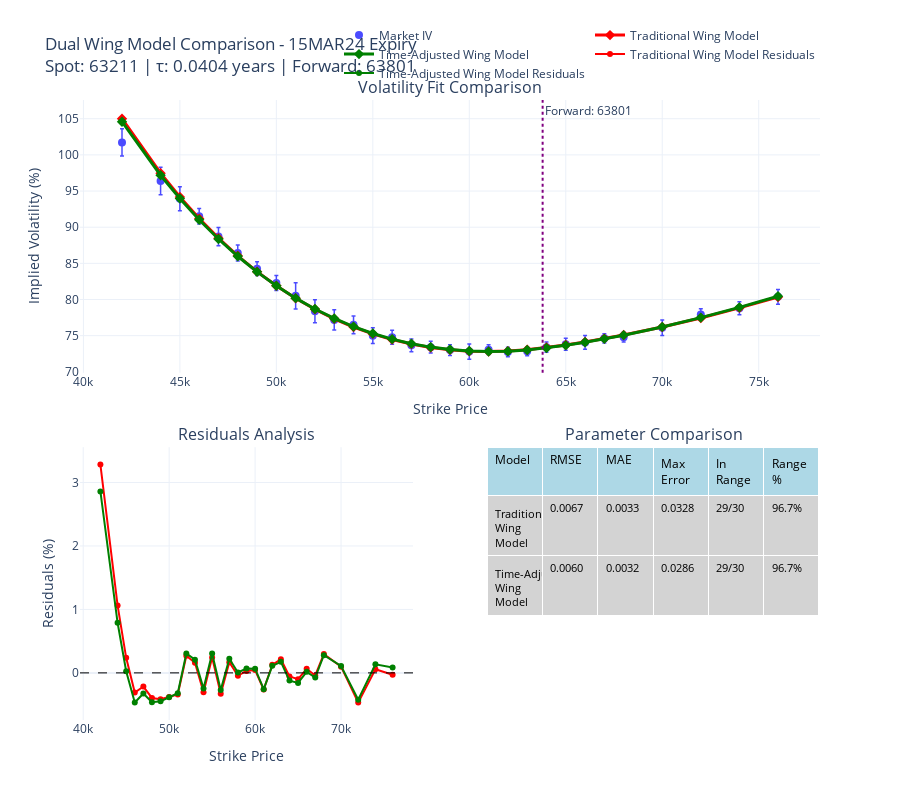

This figure's notebook cell:
### Code cell
# 📊 Side-by-Side Volatility Surface Comparison
if len([name for name, result in dual_model_results.items() if result.get('success', False)]) >= 1:
    
    fig = make_subplots(
        rows=2, cols=2,
        subplot_titles=('Volatility Fit Comparison', 'Residuals Analysis', 'Parameter Comparison', 'Model Performance'),
        vertical_spacing=0.12,
        horizontal_spacing=0.1,
        specs=[[{"colspan": 2}, None],
               [{"type": "bar"}, {"type": "table"}]]
    )
    
    # Panel 1: Volatility Fit Comparison (spans full width)
    # Market data with error bars
    fig.add_trace(go.Scatter(
        x=df_option_with_vola_and_greeks['strike'],
        y=df_option_with_vola_and_greeks['midVola'],
        mode='markers',
        name='Market IV',
        marker=dict(color='blue', symbol='circle', size=8),
        error_y=dict(
            type='data',
            symmetric=False,
            array=df_option_with_vola_and_greeks['askVola'] - df_option_with_vola_and_greeks['midVola'],
            arrayminus=df_option_with_vola_and_greeks['midVola'] - df_option_with_vola_and_greeks['bidVola'],
            visible=True,
            color='blue',
            thickness=1.5,
            width=2
        ),
        opacity=0.7
    ), row=1, col=1)
    
    # Add model fits
    colors = {'traditional': 'red', 'time_adjusted': 'green'}
    names = {'traditional': 'Traditional Wing Model', 'time_adjusted': 'Time-Adjusted Wing Model'}
    
    for model_type, result in dual_model_results.items():
        if result.get('success', False):
            fig.add_trace(go.Scatter(
                x=strikes_list,
                y=result['fitted_vols'],
                mode='lines+markers',
                name=names[model_type],
                line=dict(color=colors[model_type], width=3),
                marker=dict(color=colors[model_type], symbol='diamond', size=8),
            ), row=1, col=1)
    
    # Add forward price reference line
    fig.add_vline(x=forward_price, line=dict(color='purple', dash='dot', width=2), 
                  annotation_text=f"Forward: {forward_price:.0f}", row=1, col=1)
    
    # Panel 2: Residuals Analysis
    market_vols_pct = df_option_with_vola_and_greeks['midVola'].to_list()
    
    for model_type, result in dual_model_results.items():
        if result.get('success', False):
            residuals = [fitted - market for fitted, market in zip(result['fitted_vols'], market_vols_pct)]
            fig.add_trace(go.Scatter(
                x=strikes_list,
                y=residuals,
                mode='markers+lines',
                name=f'{names[model_type]} Residuals',
                marker=dict(color=colors[model_type], size=6),
                line=dict(color=colors[model_type], width=2)
            ), row=2, col=1)
    
    # Add zero reference line for residuals
    fig.add_hline(y=0, line=dict(color='black', dash='dash', width=1), row=2, col=1)
    
    # Panel 3: Performance Comparison Table
    if len([name for name, result in dual_model_results.items() if result.get('success', False)]) >= 2:
        # Calculate additional metrics for comparison
        comparison_data = []
        
        for model_type, result in dual_model_results.items():
            if result.get('success', False):
                fitted_vols_decimal = [v/100 for v in result['fitted_vols']]
                market_vols_decimal = [v/100 for v in market_vols_pct]
                
                rmse = np.sqrt(np.mean([(f - m)**2 for f, m in zip(fitted_vols_decimal, market_vols_decimal)]))
                mae = np.mean([abs(f - m) for f, m in zip(fitted_vols_decimal, market_vols_decimal)])
                max_error = max([abs(f - m) for f, m in zip(fitted_vols_decimal, market_vols_decimal)])
                
                # Count strikes within bid-ask range
                within_range = sum(1 for i, strike in enumerate(strikes_list) 
                                 if df_option_with_vola_and_greeks['bidVola'][i] <= result['fitted_vols'][i] <= df_option_with_vola_and_greeks['askVola'][i])
                
                comparison_data.append([
                    names[model_type],
                    f"{rmse:.4f}",
                    f"{mae:.4f}",
                    f"{max_error:.4f}",
                    f"{within_range}/{len(strikes_list)}",
                    f"{within_range/len(strikes_list)*100:.1f}%"
                ])
        
        fig.add_trace(go.Table(
            header=dict(values=['Model', 'RMSE', 'MAE', 'Max Error', 'In Range', 'Range %'],
                       fill_color='lightblue',
                       align='left',
                       font=dict(size=12, color='black')),
            cells=dict(values=list(zip(*comparison_data)),
                      fill_color='lightgray',
                      align='left',
                      font=dict(size=11, color='black'))
        ), row=2, col=2)
    
    # Update layout
    forward_price = df_option_with_vola_and_greeks['S'][0]
    tau_value = df_option_with_vola_and_greeks['tau'][0]
    
    fig.update_layout(
        title=f"Dual Wing Model Comparison - {my_expiry} Expiry<br>Spot: {forward_price:.0f} | τ: {tau_value:.4f} years | Forward: {forward_price:.0f}",
        height=800,
        template="plotly_white",
        showlegend=True,
        legend=dict(
            orientation="h",
            yanchor="bottom",
            y=1.02,
            xanchor="right",
            x=1
        )
    )
    
    # Update axis labels
    fig.update_xaxes(title_text="Strike Price", row=1, col=1)
    fig.update_yaxes(title_text="Implied Volatility (%)", row=1, col=1)
    fig.update_xaxes(title_text="Strike Price", row=2, col=1)
    fig.update_yaxes(title_text="Residuals (%)", row=2, col=1)
    
    fig.show()
    
    # Print detailed comparison
    print("\n📊 DETAILED MODEL COMPARISON")
    print("=" * 60)
    
    for model_type, result in dual_model_results.items():
        if result.get('success', False):
            fitted_vols_decimal = [v/100 for v in result['fitted_vols']]
            market_vols_decimal = [v/100 for v in market_vols_pct]
            
            rmse = np.sqrt(np.mean([(f - m)**2 for f, m in zip(fitted_vols_decimal, market_vols_decimal)]))
            mae = np.mean([abs(f - m) for f, m in zip(fitted_vols_decimal, market_vols_decimal)])
            
            print(f"\n🔸 {names[model_type].upper()}")
            print(f"   RMSE: {rmse:.4f} ({rmse*100:.2f}%)")
            print(f"   MAE:  {mae:.4f} ({mae*100:.2f}%)")
            print(f"   Optimization RMSE: {result['rmse']:.6f}")
            print(f"   Parameters: {len(result['param_names'])}")
            
            # Show top 3 parameters
            print("   Key Parameters:")
            for i, (name, value) in enumerate(zip(result['param_names'][:3], result['result'].x[:3])):
                print(f"     {name}: {value:.4f}")

else:
    print("❌ No models available for visualization")

### Figure 1 — Plotly figure (JSON) as saved in the notebook; plotly's stock layout.template omitted (floating-point values rounded to 4 significant figures)
{"data": [{"error_y": {"array": [1.87, 1.89, 1.64, 1.08, 1.26, 1.11, 0.96, 1.05, 1.82, 1.6, 1.4, 1.22, 1.09, 0.97, 0.88, 0.81, 0.75, 1.05, 0.67, 0.65, 0.63, 0.7, 0.82, 0.95, 0.65, 0.67, 1.08, 0.79, 0.9, 1.03], "arrayminus": [1.87, 1.9, 1.65, 1.07, 1.27, 1.1, 0.96, 1.04, 1.82, 1.61, 1.4, 1.23, 1.1, 0.97, 0.88, 0.8, 0.75, 1.06, 0.67, 0.64, 0.63, 0.7, 0.83, 0.94, 0.64, 0.66, 1.07, 0.79, 0.9, 1.03], "color": "blue", "symmetric": false, "thickness": 1.5, "type": "data", "visible": true, "width": 2}, "marker": {"color": "blue", "size": 8, "symbol": "circle"}, "mode": "markers", "name": "Market IV", "opacity": 0.7, "type": "scatter", "x": [42000, 44000, 45000, 46000, 47000, 48000, 49000, 50000, 51000, 52000, 53000, 54000, 55000, 56000, 57000, 58000, 59000, 60000, 61000, 62000, 63000, 64000, 65000, 66000, 67000, 68000, 70000, 72000, 74000, 76000], "xaxis": "x", "y": [101.7, 96.4, 93.94, 91.5, 88.7, 86.44, 84.27, 82.28, 80.51, 78.38, 77.17, 76.5, 75.0, 74.79, 73.67, 73.41, 73.01, 72.81, 73.06, 72.74, 72.84, 73.41, 73.82, 74.07, 74.63, 74.79, 76.1, 77.92, 78.78, 80.37], "yaxis": "y"}, {"line": {"color": "red", "width": 3}, "marker": {"color": "red", "size": 8, "symbol": "diamond"}, "mode": "lines+markers", "name": "Traditional Wing Model", "type": "scatter", "x": [42000, 44000, 45000, 46000, 47000, 48000, 49000, 50000, 51000, 52000, 53000, 54000, 55000, 56000, 57000, 58000, 59000, 60000, 61000, 62000, 63000, 64000, 65000, 66000, 67000, 68000, 70000, 72000, 74000, 76000], "xaxis": "x", "y": [105.0, 97.46, 94.18, 91.19, 88.48, 86.04, 83.85, 81.9, 80.17, 78.65, 77.33, 76.2, 75.24, 74.46, 73.84, 73.37, 73.04, 72.85, 72.8, 72.87, 73.05, 73.35, 73.72, 74.13, 74.59, 75.09, 76.2, 77.45, 78.84, 80.34], "yaxis": "y"}, {"line": {"color": "green", "width": 3}, "marker": {"color": "green", "size": 8, "symbol": "diamond"}, "mode": "lines+markers", "name": "Time-Adjusted Wing Model", "type": "scatter", "x": [42000, 44000, 45000, 46000, 47000, 48000, 49000, 50000, 51000, 52000, 53000, 54000, 55000, 56000, 57000, 58000, 59000, 60000, 61000, 62000, 63000, 64000, 65000, 66000, 67000, 68000, 70000, 72000, 74000, 76000], "xaxis": "x", "y": [104.6, 97.19, 93.97, 91.03, 88.38, 85.98, 83.82, 81.9, 80.19, 78.69, 77.38, 76.25, 75.31, 74.52, 73.89, 73.42, 73.08, 72.88, 72.8, 72.85, 73.01, 73.29, 73.66, 74.09, 74.56, 75.07, 76.21, 77.5, 78.91, 80.46], "yaxis": "y"}, {"line": {"color": "red", "width": 2}, "marker": {"color": "red", "size": 6}, "mode": "markers+lines", "name": "Traditional Wing Model Residuals", "type": "scatter", "x": [42000, 44000, 45000, 46000, 47000, 48000, 49000, 50000, 51000, 52000, 53000, 54000, 55000, 56000, 57000, 58000, 59000, 60000, 61000, 62000, 63000, 64000, 65000, 66000, 67000, 68000, 70000, 72000, 74000, 76000], "xaxis": "x2", "y": [3.283, 1.063, 0.237, -0.3099, -0.2152, -0.3952, -0.415, -0.3789, -0.3399, 0.2698, 0.1589, -0.3034, 0.2432, -0.3307, 0.1663, -0.04394, 0.0309, 0.04368, -0.2623, 0.1266, 0.2144, -0.05572, -0.0984, 0.06427, -0.03982, 0.2973, 0.09776, -0.4684, 0.05628, -0.02956], "yaxis": "y2"}, {"line": {"color": "green", "width": 2}, "marker": {"color": "green", "size": 6}, "mode": "markers+lines", "name": "Time-Adjusted Wing Model Residuals", "type": "scatter", "x": [42000, 44000, 45000, 46000, 47000, 48000, 49000, 50000, 51000, 52000, 53000, 54000, 55000, 56000, 57000, 58000, 59000, 60000, 61000, 62000, 63000, 64000, 65000, 66000, 67000, 68000, 70000, 72000, 74000, 76000], "xaxis": "x2", "y": [2.86, 0.7897, 0.02557, -0.4667, -0.3243, -0.4633, -0.4484, -0.3835, -0.3211, 0.3066, 0.2088, -0.245, 0.3055, -0.2686, 0.2242, 0.005999, 0.06931, 0.06719, -0.2569, 0.1107, 0.1744, -0.1213, -0.1586, 0.01714, -0.0732, 0.2783, 0.1092, -0.4243, 0.1349, 0.08545], "yaxis": "y2"}, {"cells": {"align": "left", "fill": {"color": "lightgray"}, "font": {"color": "black", "size": 11}, "values": [["Traditional Wing Model", "Time-Adjusted Wing Model"], ["0.0067", "0.0060"], ["0.0033", "0.0032"], ["0.0328", "0.0286"], ["29/30", "29/30"], ["96.7%", "96.7%"]]}, "domain": {"x": [0.55, 1], "y": [0, 0.44]}, "header": {"align": "left", "fill": {"color": "lightblue"}, "font": {"color": "black", "size": 12}, "values": ["Model", "RMSE", "MAE", "Max Error", "In Range", "Range %"]}, "type": "table"}], "layout": {"annotations": [{"font": {"size": 16}, "showarrow": false, "text": "Volatility Fit Comparison", "x": 0.5, "xanchor": "center", "xref": "paper", "y": 1, "yanchor": "bottom", "yref": "paper"}, {"font": {"size": 16}, "showarrow": false, "text": "Residuals Analysis", "x": 0.225, "xanchor": "center", "xref": "paper", "y": 0.44, "yanchor": "bottom", "yref": "paper"}, {"font": {"size": 16}, "showarrow": false, "text": "Parameter Comparison", "x": 0.775, "xanchor": "center", "xref": "paper", "y": 0.44, "yanchor": "bottom", "yref": "paper"}, {"showarrow": false, "text": "Forward: 63801", "x": 63800.0, "xanchor": "left", "xref": "x", "y": 1, "yanchor": "top", "yref": "y domain"}], "height": 800, "legend": {"orientation": "h", "x": 1, "xanchor": "right", "y": 1.02, "yanchor": "bottom"}, "shapes": [{"line": {"color": "purple", "dash": "dot", "width": 2}, "type": "line", "x0": 63800.0, "x1": 63800.0, "xref": "x", "y0": 0, "y1": 1, "yref": "y domain"}, {"line": {"color": "black", "dash": "dash", "width": 1}, "type": "line", "x0": 0, "x1": 1, "xref": "x2 domain", "y0": 0, "y1": 0, "yref": "y2"}], "showlegend": true, "title": {"text": "Dual Wing Model Comparison - 15MAR24 Expiry<br>Spot: 63211 | τ: 0.0404 years | Forward: 63801"}, "xaxis": {"anchor": "y", "domain": [0, 1], "title": {"text": "Strike Price"}}, "xaxis2": {"anchor": "y2", "domain": [0, 0.45], "title": {"text": "Strike Price"}}, "yaxis": {"anchor": "x", "domain": [0.56, 1], "title": {"text": "Implied Volatility (%)"}}, "yaxis2": {"anchor": "x2", "domain": [0, 0.44], "title": {"text": "Residuals (%)"}}}}
